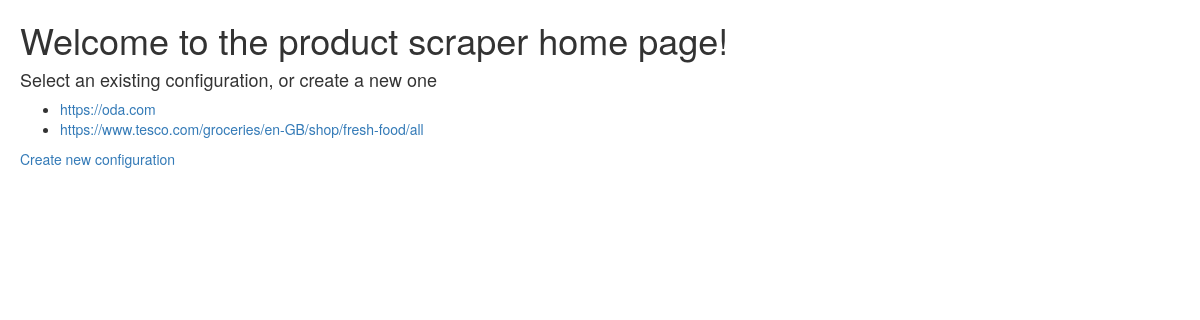
/, run on an earlier commit of the app's database.
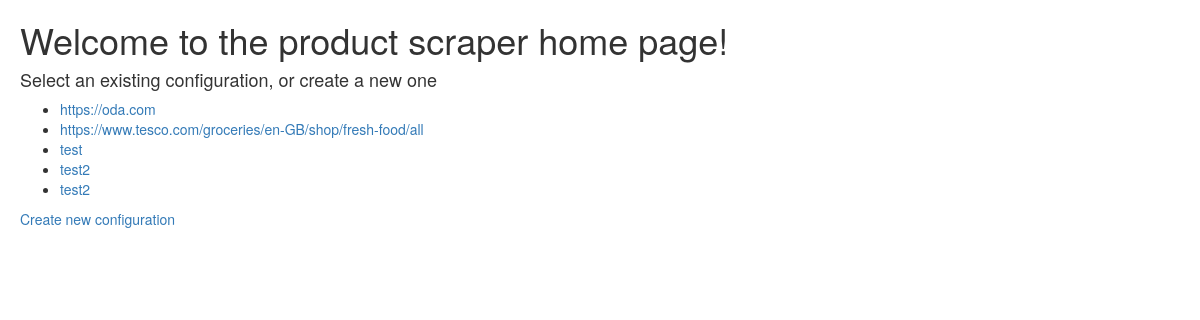
And on a later commit of the database.
### odacase/productscraper/models.py (models this page shows)
class PSConfig(models.Model):
    base_url = models.CharField(max_length=200)
    whitelist = models.CharField(max_length=200, null=True, blank=True)
    product_xpath = models.CharField(max_length=200)

### odacase/productscraper/views.py (the view)
# urls.py: path('', views.home, name='home'),
def home(request, template='home.html'):
    context = {
        'configs' : PSConfig.objects.all()
    }
    return render(request, template, context)

### odacase/productscraper/templates/home.html
{% extends 'base.html' %}
{% block body %}
<div>
    <h1>Welcome to the product scraper home page!</h1>
    <h4>Select an existing configuration, or create a new one</h4>
    <ul>
    {% for config in configs %}
    <li><a href='/{{ config.pk }}/run'>{{ config.base_url }}</a></li>
    {% endfor %}
    </ul>
    <a href='/new' class='button'>Create new configuration</a>
</div>
{% endblock body %}

What changed in the data, as far as the page shows it:
added PSConfig: base_url "test"
added PSConfig: base_url "test2"
added PSConfig: base_url "test2"
